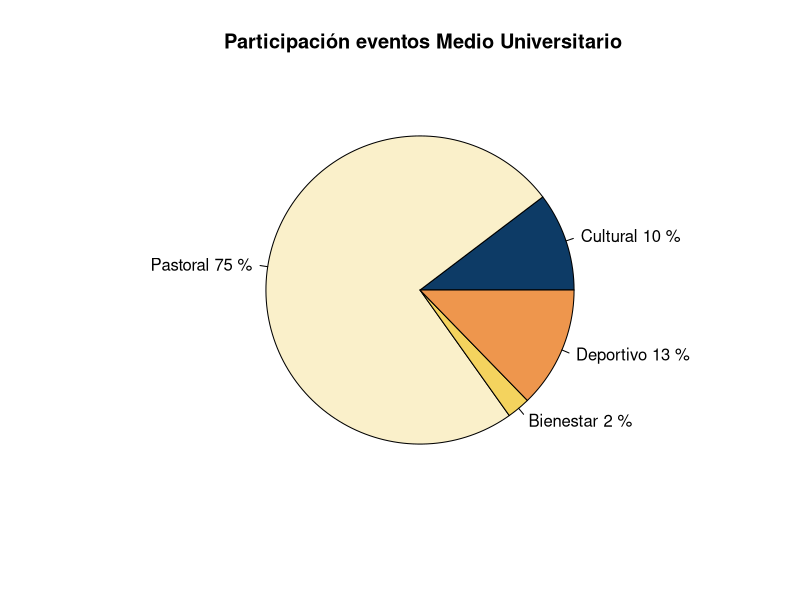
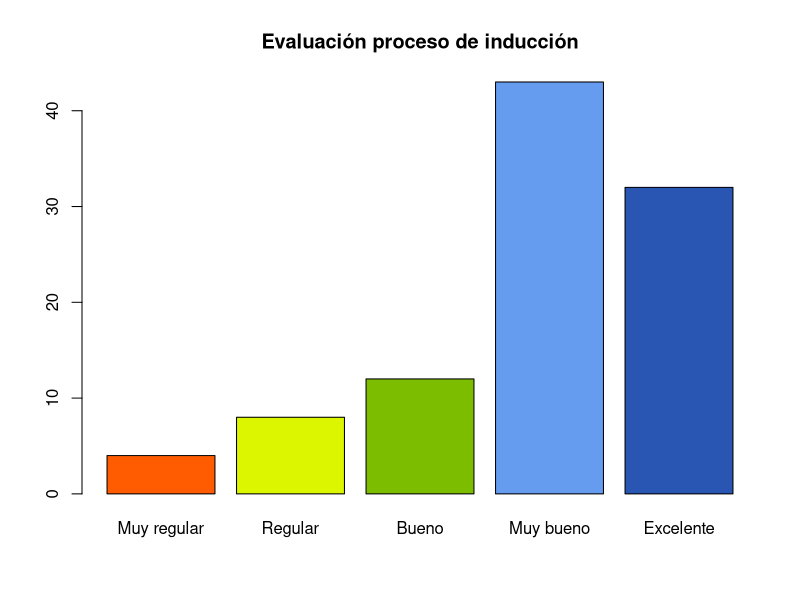
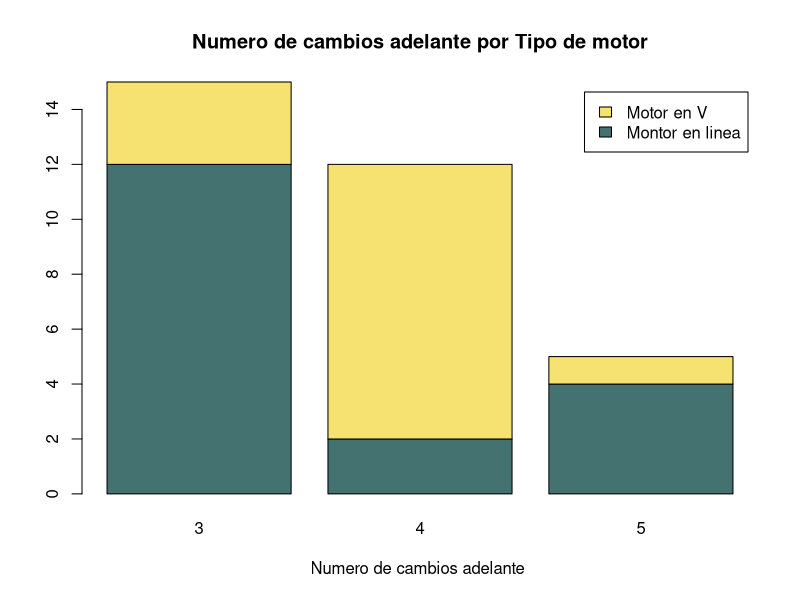
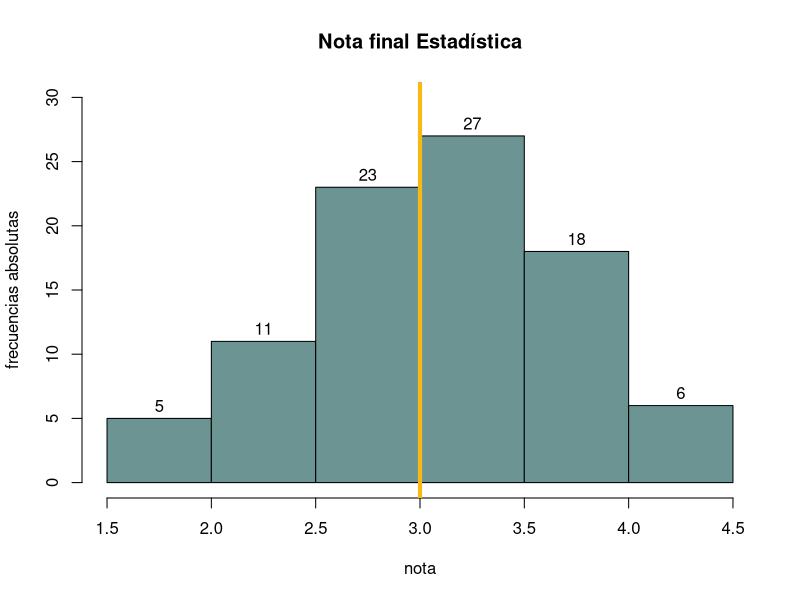
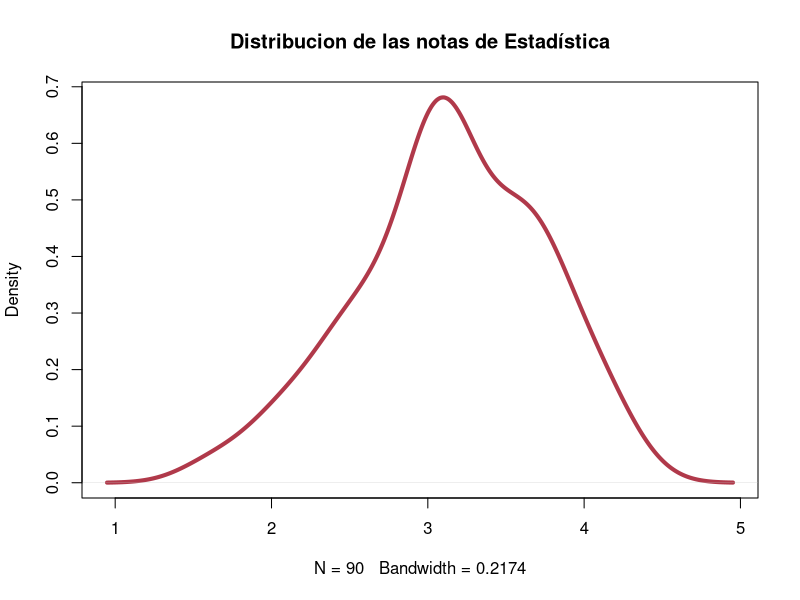
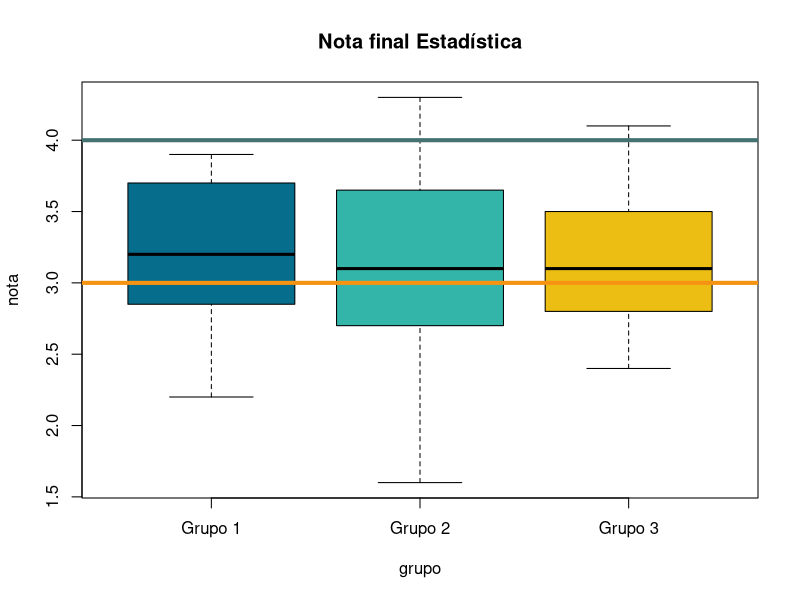
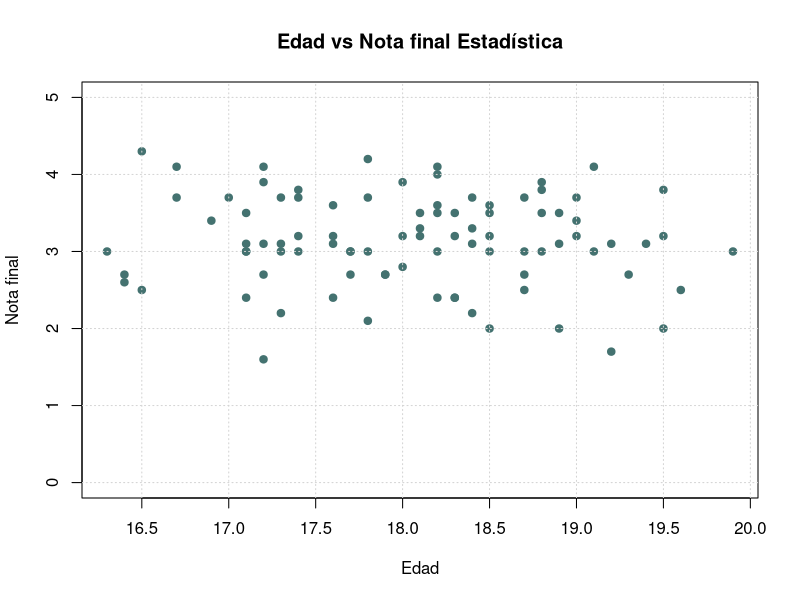
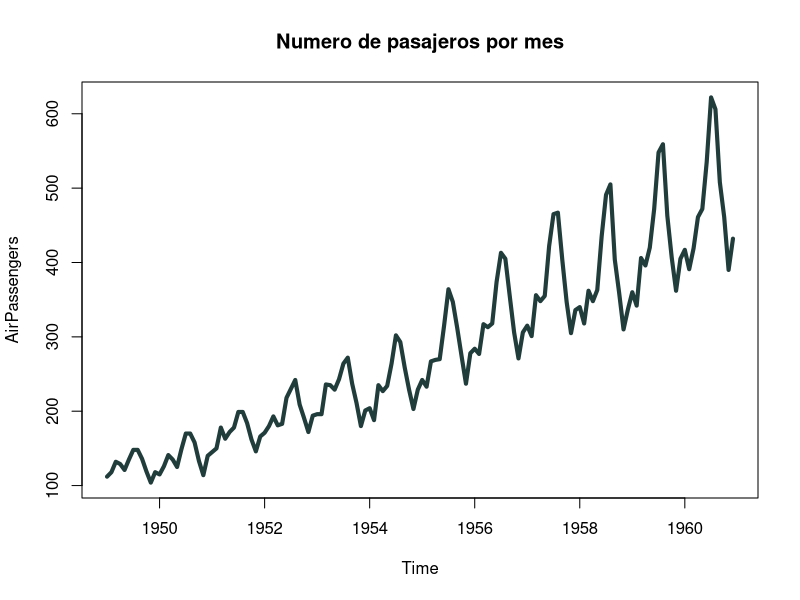

Reproduce these figures in R, in order.
## ---- chunk 1
knitr::opts_chunk$set(echo = TRUE, comment = NA)
# colores
c0= "#b0394a"
c1= "#ad6395"
c2= "#a391c4"
c3= "#8acfe6"
c4= "#646420"
c5= "#db524f"
paleta4=c("#0d3b66", "#faf0ca", "#f4d35e", "#ee964d")

## ---- chunk 2
a=rep("Cultutal", 360145)
b=rep("Pastoral", 61496)
c=rep("Bienestar",49912)
d=rep("Deportivo",11777)
data=c(a,b,c,d)
t=table(data)
lbs=c("Cultural", "Pastoral", "Bienestar", "Deportivo")
pct=round(t/sum(t)*100)
labs=paste(lbs, pct)
labs=paste(labs, "%", sep = " ") 
pie(t, labels=labs, main=" Participación eventos Medio Universitario",
    col = paleta4)
## ---- chunk 3
ev=c(4,  8, 12, 43, 32)
names(ev)=c("Muy regular", "Regular", "Bueno", "Muy bueno","Excelente")
barplot(ev, col=c("#ff5b00","#dcf600","#7dbd00","#659cef","#2956b2"), main = "Evaluación proceso de inducción")
## ---- chunk 4
counts <- table(mtcars$vs, mtcars$gear); rownames(counts)=c("Montor en linea", "Motor en V")
barplot(counts, main="Numero de cambios adelante por Tipo de motor",  xlab="Numero de cambios adelante ",col=c("#447270","#f6e271"),
  legend = rownames(counts))
## ---- chunk 5
nf=c(4.1, 2.7, 3.1, 3.2, 3.0, 3.2, 2.0, 2.4, 1.6, 3.2, 3.1, 2.6, 2.0, 2.4, 2.8, 3.3, 4.0, 3.4, 3.0, 3.1, 2.7, 2.7, 3.0, 3.8, 3.2, 2.2, 3.5, 3.5, 3.8, 3.5, 3.9, 4.2, 4.3, 3.9, 3.2, 3.5, 3.5, 3.7, 4.1, 3.7, 3.5, 3.6, 3.2, 3.1, 3.4, 3.0, 3.0, 3.0, 2.7, 1.7, 3.6, 2.1, 2.4, 3.0, 3.1, 2.5, 2.5, 3.6, 2.2, 2.4, 3.1, 3.3, 2.7, 3.7, 3.0, 2.7, 3.0, 3.2, 3.1, 2.4, 3.0, 2.7, 2.5, 3.0, 3.0, 3.0, 3.2, 3.1, 3.8, 4.1, 3.7, 3.5, 3.0, 3.7, 3.7, 4.1, 3.7, 3.9, 3.7, 2.0)
stem(nf)
## ---- chunk 6
h1=hist(nf, main = "Nota final Estadística", xlab = "nota", ylab="frecuencias absolutas", labels=TRUE, col="#6b9493", ylim = c(0,30))
abline(v=3,col="#f6b915", lwd=4)
## ---- chunk 7
nf=c(4.1, 2.7, 3.1, 3.2, 3.0, 3.2, 2.0, 2.4, 1.6, 3.2, 3.1, 2.6, 2.0, 2.4, 2.8, 3.3, 4.0, 3.4, 3.0, 3.1, 2.7, 2.7, 3.0, 3.8, 3.2, 2.2, 3.5, 3.5, 3.8, 3.5, 3.9, 4.2, 4.3, 3.9, 3.2, 3.5, 3.5, 3.7, 4.1, 3.7, 3.5, 3.6, 3.2, 3.1, 3.4, 3.0, 3.0, 3.0, 2.7, 1.7, 3.6, 2.1, 2.4, 3.0, 3.1, 2.5, 2.5, 3.6, 2.2, 2.4, 3.1, 3.3, 2.7, 3.7, 3.0, 2.7, 3.0, 3.2, 3.1, 2.4, 3.0, 2.7, 2.5, 3.0, 3.0, 3.0, 3.2, 3.1, 3.8, 4.1, 3.7, 3.5, 3.0, 3.7, 3.7, 4.1, 3.7, 3.9, 3.7, 2.0)
plot(density(nf), main="Distribucion de las notas de Estadística", col=c0, lwd=4)
## ---- chunk 8
nf=c(4.1, 2.7, 3.1, 3.2, 3.0, 3.2, 2.0, 2.4, 1.6, 3.2, 3.1, 2.6, 2.0, 2.4, 2.8, 3.3, 4.0, 3.4, 3.0, 3.1, 2.7, 2.7, 3.0, 3.8, 3.2, 2.2, 3.5, 3.5, 3.8, 3.5, 3.9, 4.2, 4.3, 3.9, 3.2, 3.5, 3.5, 3.7, 4.1, 3.7, 3.5, 3.6, 3.2, 3.1, 3.4, 3.0, 3.0, 3.0, 2.7, 1.7, 3.6, 2.1, 2.4, 3.0, 3.1, 2.5, 2.5, 3.6, 2.2, 2.4, 3.1, 3.3, 2.7, 3.7, 3.0, 2.7, 3.0, 3.2, 3.1, 2.4, 3.0, 2.7, 2.5, 3.0, 3.0, 3.0, 3.2, 3.1, 3.8, 4.1, 3.7, 3.5, 3.0, 3.7, 3.7, 4.1, 3.7, 3.9, 3.7, 2.0)
cc=c(20, 10, 20, 20, 20, 20, 20, 20, 20, 30, 20, 20, 20, 10, 30, 20, 20, 30, 20, 30, 30, 20, 10, 30, 20, 20, 30, 30, 10, 20, 10, 20, 20, 20, 10, 20, 10, 20, 20, 30, 30, 30, 10, 30, 20, 20, 20, 20, 20, 20, 10, 20, 30, 30, 10, 10, 10, 20, 10, 20, 10, 30, 20, 10, 20, 30, 10, 30, 30, 30, 20, 30, 30, 30, 30, 30, 30, 20, 10, 30, 10, 20, 20, 10, 20, 20, 20, 20, 10, 20)
labs=c("Grupo 1","Grupo 2","Grupo 3")
boxplot((nf~cc),main="Nota final Estadística", 
        col=c("#066d8d","#34b5aa","#ecbe14"), names=labs, xlab = "grupo", ylab = "nota")
abline(h=3, col="#f69312", lwd=4)
abline(h=4, col="#447270", lwd=4)
## ---- chunk 9
ed=round(rnorm(90,18,1),1)
plot(ed,nf, main="Edad vs Nota final Estadística", ylim = c(0,5), xlab = "Edad", ylab = "Nota final",col="#447270",pch=19)
grid()
## ---- chunk 10
plot(AirPassengers, main="Numero de pasajeros por mes", col="#203c3b", lwd = 4)
